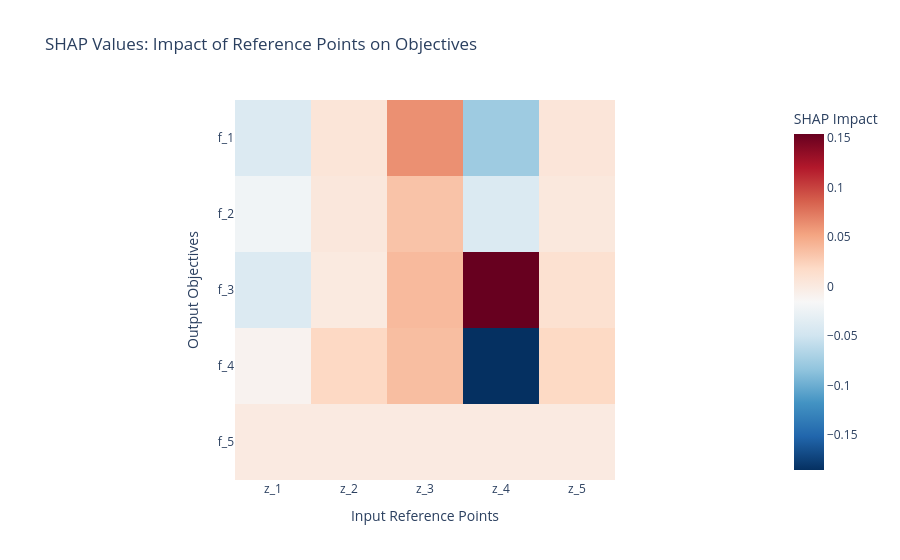

Notebook code for this chart:
### Markdown cell above
## 5. Visualize SHAP Values

Let's create a visualization to better understand the relationships between reference points and objectives.

### Code cell
# Prepare data for visualization
impacts = []
for i, output in enumerate(output_symbols):
    for j, input_sym in enumerate(input_symbols):
        impacts.append({
            'Output': output,
            'Input': input_sym,
            'Impact': shaps.values[0, i, j]
        })

# Create DataFrame for plotting
impact_df = pd.DataFrame(impacts)

# Create heatmap
fig = px.imshow(
    shaps.values[0],
    labels=dict(x="Input Reference Points", y="Output Objectives", color="SHAP Impact"),
    x=input_symbols,
    y=output_symbols,
    title="SHAP Values: Impact of Reference Points on Objectives",
    color_continuous_scale="RdBu_r"
)

fig.show()

### Figure 1 — Plotly figure (JSON) as saved in the notebook; plotly's stock layout.template omitted (floating-point values rounded to 4 significant figures)
{"data": [{"coloraxis": "coloraxis", "hovertemplate": "Input Reference Points: %{x}<br>Output Objectives: %{y}<br>SHAP Impact: %{z}<extra></extra>", "name": "0", "type": "heatmap", "x": ["z_1", "z_2", "z_3", "z_4", "z_5"], "xaxis": "x", "y": ["f_1", "f_2", "f_3", "f_4", "f_5"], "yaxis": "y", "z": [[-0.03947, 0.006265, 0.06246, -0.07689, 0.005878], [-0.02164, 0.00335, 0.03359, -0.0407, 0.003229], [-0.03971, 0.0004264, 0.03899, 0.1542, 0.01139], [-0.009804, 0.02, 0.0369, -0.1851, 0.01926], [0.0, 0.0, 0.0, 0.0, 0.0]]}], "layout": {"coloraxis": {"colorbar": {"title": {"text": "SHAP Impact"}}, "colorscale": [[0, "rgb(5,48,97)"], [0.1, "rgb(33,102,172)"], [0.2, "rgb(67,147,195)"], [0.3, "rgb(146,197,222)"], [0.4, "rgb(209,229,240)"], [0.5, "rgb(247,247,247)"], [0.6, "rgb(253,219,199)"], [0.7, "rgb(244,165,130)"], [0.8, "rgb(214,96,77)"], [0.9, "rgb(178,24,43)"], [1, "rgb(103,0,31)"]]}, "title": {"text": "SHAP Values: Impact of Reference Points on Objectives"}, "xaxis": {"anchor": "y", "constrain": "domain", "domain": [0, 1], "scaleanchor": "y", "title": {"text": "Input Reference Points"}}, "yaxis": {"anchor": "x", "autorange": "reversed", "constrain": "domain", "domain": [0, 1], "title": {"text": "Output Objectives"}}}}
